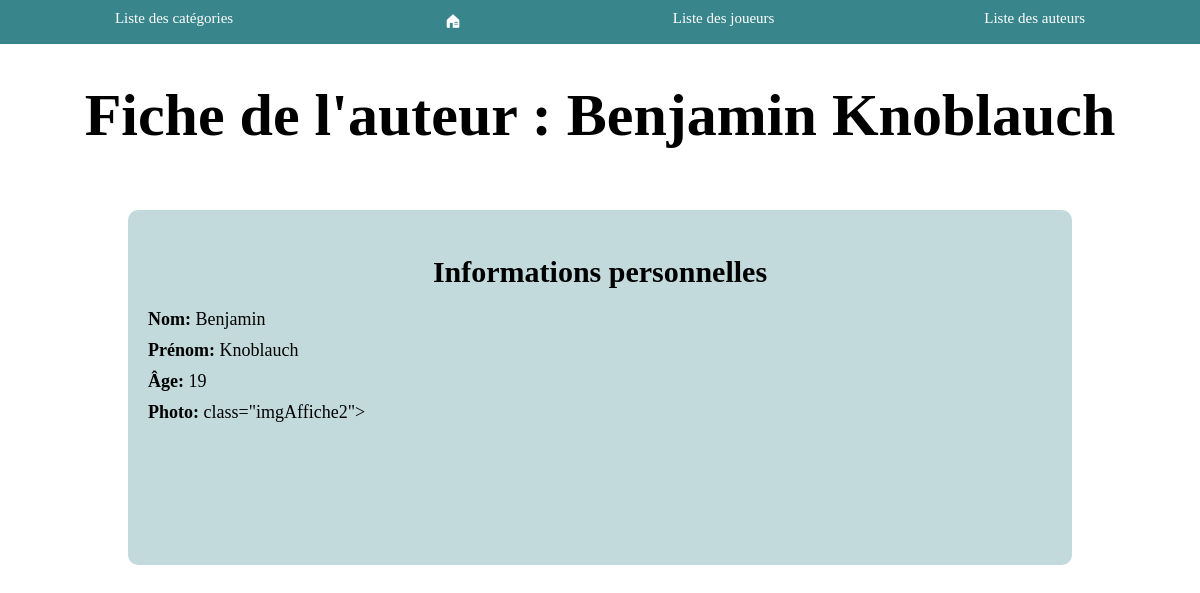
Before: /affiche_auteurs/1/ with the older database file.
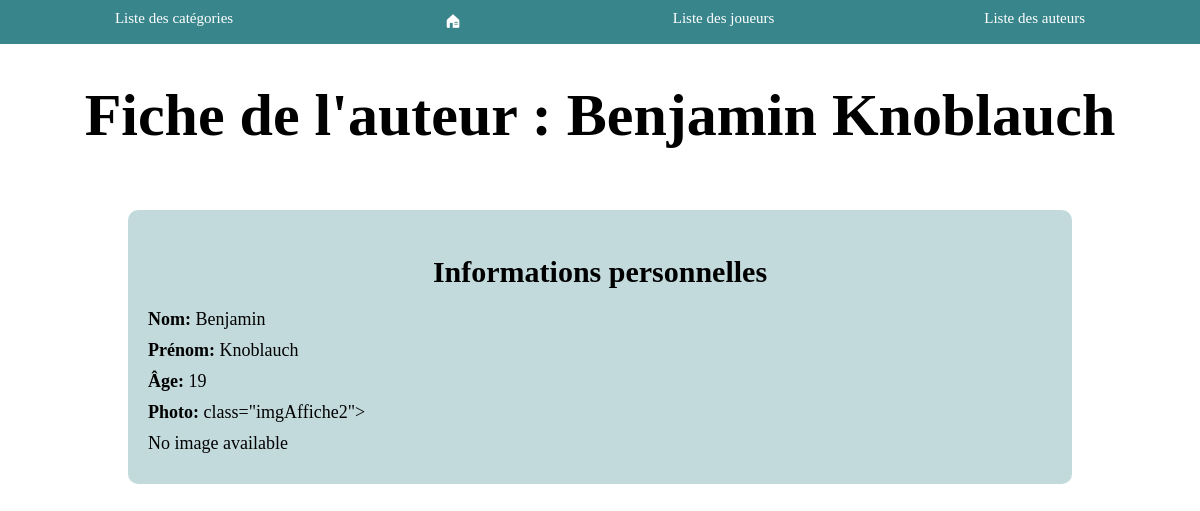
After: the same page with the newer database file.
### ludotheque/views_auteurs.py (the view)
# urls.py: path('affiche_auteurs/<int:id>/', views_auteurs.auteurs_affiche),
def auteurs_affiche(request, id):
    auteurs = models.Auteurs.objects.get(pk=id)
    return render(request, "auteurs/affiche.html", {"auteurs": auteurs})

### ludotheque/templates/auteurs/affiche.html (shortened to what this page needs)
<!DOCTYPE html>
<html lang="en">
{% load static %}
<head>
    <link rel="stylesheet" type="text/css" href="{% static 'main.css' %}"/>
</head>
<body>
{% include 'main_nav.html' %}
<div class="containerSecond">
    <h1 class="mainTitle">Fiche de l'auteur : {{ auteurs.nom }} {{ auteurs.prenom }}</h1>
    <article class="playerInfo">
        <h2>Informations personnelles</h2>
        <p><strong>Nom:</strong> {{ auteurs.nom }}</p>
        <p><strong>Prénom:</strong> {{ auteurs.prenom }}</p>
        <p><strong>Âge:</strong> {{ auteurs.age }}</p>
        <p><strong>Photo:</strong> class="imgAffiche2"></p>
        {% if auteurs.photo %}
            <img src="{{ jeux.photo.url }}" class="imgAffiche">
        {% else %}
             <p>No image available</p>
        {% endif %}
    </article>
</div>
</body>
</html>

Changed rows visible on the page:
changed Auteurs "Benjamin": photo "default.jpg" → empty (drawn)
Other visible differences:
text now shown: "No image available"
